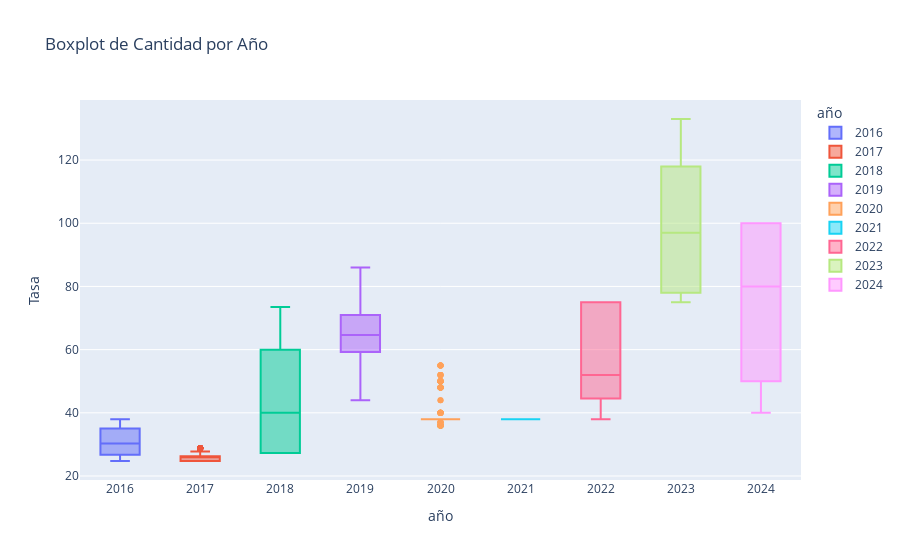

Notebook code cell kept with this figure:
### Markdown cell above
Boxplot

### Code cell
# Convertir el índice en una columna si aún no lo has hecho
df_copy = df.copy()
df_copy['Fecha'] = df.index

# Extraer el año de la columna 'fecha'
df_copy['año'] = df_copy['Fecha'].str[:4]  # Extraer el año de la fecha en formato 'yyyy-mm-dd'

# Crear el boxplot por año
fig = px.box(df_copy, x='año', y='Tasa', title='Boxplot de Cantidad por Año', color='año')

# Mostrar el gráfico
fig.show()

### Figure 1 — Plotly figure (JSON) as saved in the notebook; plotly's stock layout.template omitted (floating-point values rounded to 4 significant figures; data arrays with more than 128 entries replaced by an {"elided": "..."} marker saying what was removed)
{"data": [{"alignmentgroup": "True", "hovertemplate": "año=%{x}<br>Tasa=%{y}<extra></extra>", "legendgroup": "2016", "marker": {"color": "#636efa"}, "name": "2016", "notched": false, "offsetgroup": "2016", "orientation": "v", "showlegend": true, "type": "box", "x": {"elided": "247 str values"}, "x0": " ", "xaxis": "x", "y": {"elided": "247 float values"}, "y0": " ", "yaxis": "y"}, {"alignmentgroup": "True", "hovertemplate": "año=%{x}<br>Tasa=%{y}<extra></extra>", "legendgroup": "2017", "marker": {"color": "#EF553B"}, "name": "2017", "notched": false, "offsetgroup": "2017", "orientation": "v", "showlegend": true, "type": "box", "x": {"elided": "246 str values"}, "x0": " ", "xaxis": "x", "y": {"elided": "246 float values"}, "y0": " ", "yaxis": "y"}, {"alignmentgroup": "True", "hovertemplate": "año=%{x}<br>Tasa=%{y}<extra></extra>", "legendgroup": "2018", "marker": {"color": "#00cc96"}, "name": "2018", "notched": false, "offsetgroup": "2018", "orientation": "v", "showlegend": true, "type": "box", "x": {"elided": "242 str values"}, "x0": " ", "xaxis": "x", "y": {"elided": "242 float values"}, "y0": " ", "yaxis": "y"}, {"alignmentgroup": "True", "hovertemplate": "año=%{x}<br>Tasa=%{y}<extra></extra>", "legendgroup": "2019", "marker": {"color": "#ab63fa"}, "name": "2019", "notched": false, "offsetgroup": "2019", "orientation": "v", "showlegend": true, "type": "box", "x": {"elided": "243 str values"}, "x0": " ", "xaxis": "x", "y": {"elided": "243 float values"}, "y0": " ", "yaxis": "y"}, {"alignmentgroup": "True", "hovertemplate": "año=%{x}<br>Tasa=%{y}<extra></extra>", "legendgroup": "2020", "marker": {"color": "#FFA15A"}, "name": "2020", "notched": false, "offsetgroup": "2020", "orientation": "v", "showlegend": true, "type": "box", "x": {"elided": "240 str values"}, "x0": " ", "xaxis": "x", "y": {"elided": "240 int values"}, "y0": " ", "yaxis": "y"}, {"alignmentgroup": "True", "hovertemplate": "año=%{x}<br>Tasa=%{y}<extra></extra>", "legendgroup": "2021", "marker": {"color": "#19d3f3"}, "name": "2021", "notched": false, "offsetgroup": "2021", "orientation": "v", "showlegend": true, "type": "box", "x": {"elided": "244 str values"}, "x0": " ", "xaxis": "x", "y": {"elided": "244 int values"}, "y0": " ", "yaxis": "y"}, {"alignmentgroup": "True", "hovertemplate": "año=%{x}<br>Tasa=%{y}<extra></extra>", "legendgroup": "2022", "marker": {"color": "#FF6692"}, "name": "2022", "notched": false, "offsetgroup": "2022", "orientation": "v", "showlegend": true, "type": "box", "x": {"elided": "244 str values"}, "x0": " ", "xaxis": "x", "y": {"elided": "244 float values"}, "y0": " ", "yaxis": "y"}, {"alignmentgroup": "True", "hovertemplate": "año=%{x}<br>Tasa=%{y}<extra></extra>", "legendgroup": "2023", "marker": {"color": "#B6E880"}, "name": "2023", "notched": false, "offsetgroup": "2023", "orientation": "v", "showlegend": true, "type": "box", "x": {"elided": "243 str values"}, "x0": " ", "xaxis": "x", "y": {"elided": "243 int values"}, "y0": " ", "yaxis": "y"}, {"alignmentgroup": "True", "hovertemplate": "año=%{x}<br>Tasa=%{y}<extra></extra>", "legendgroup": "2024", "marker": {"color": "#FF97FF"}, "name": "2024", "notched": false, "offsetgroup": "2024", "orientation": "v", "showlegend": true, "type": "box", "x": ["2024", "2024", "2024", "2024", "2024", "2024", "2024", "2024", "2024", "2024", "2024", "2024", "2024", "2024", "2024", "2024", "2024", "2024", "2024", "2024", "2024", "2024", "2024", "2024", "2024", "2024", "2024", "2024", "2024", "2024", "2024", "2024", "2024", "2024", "2024", "2024", "2024", "2024", "2024", "2024", "2024", "2024", "2024", "2024", "2024", "2024", "2024", "2024", "2024", "2024", "2024", "2024", "2024", "2024", "2024", "2024", "2024", "2024", "2024", "2024", "2024", "2024", "2024", "2024", "2024", "2024", "2024", "2024", "2024", "2024", "2024", "2024", "2024", "2024", "2024", "2024", "2024", "2024", "2024", "2024", "2024", "2024", "2024", "2024", "2024", "2024", "2024", "2024", "2024", "2024", "2024", "2024", "2024", "2024", "2024", "2024", "2024", "2024", "2024", "2024", "2024", "2024", "2024", "2024", "2024", "2024", "2024", "2024", "2024", "2024", "2024"], "x0": " ", "xaxis": "x", "y": [100, 100, 100, 100, 100, 100, 100, 100, 100, 100, 100, 100, 100, 100, 100, 100, 100, 100, 100, 100, 100, 100, 100, 100, 100, 100, 100, 100, 100, 100, 100, 100, 100, 100, 100, 100, 100, 100, 100, 100, 100, 100, 100, 100, 100, 100, 100, 100, 80, 80, 80, 80, 80, 80, 80, 80, 80, 80, 80, 80, 80, 80, 80, 80, 80, 80, 70, 70, 70, 70, 70, 70, 70, 70, 70, 70, 60, 60, 60, 60, 50, 50, 50, 50, 50, 50, 50, 50, 40, 40, 40, 40, 40, 40, 40, 40, 40, 40, 40, 40, 40, 40, 40, 40, 40, 40, 40, 40, 40, 40, 40], "y0": " ", "yaxis": "y"}], "layout": {"boxmode": "overlay", "legend": {"title": {"text": "año"}, "tracegroupgap": 0}, "title": {"text": "Boxplot de Cantidad por Año"}, "xaxis": {"anchor": "y", "categoryarray": ["2016", "2017", "2018", "2019", "2020", "2021", "2022", "2023", "2024"], "categoryorder": "array", "domain": [0, 1], "title": {"text": "año"}}, "yaxis": {"anchor": "x", "domain": [0, 1], "title": {"text": "Tasa"}}}}
